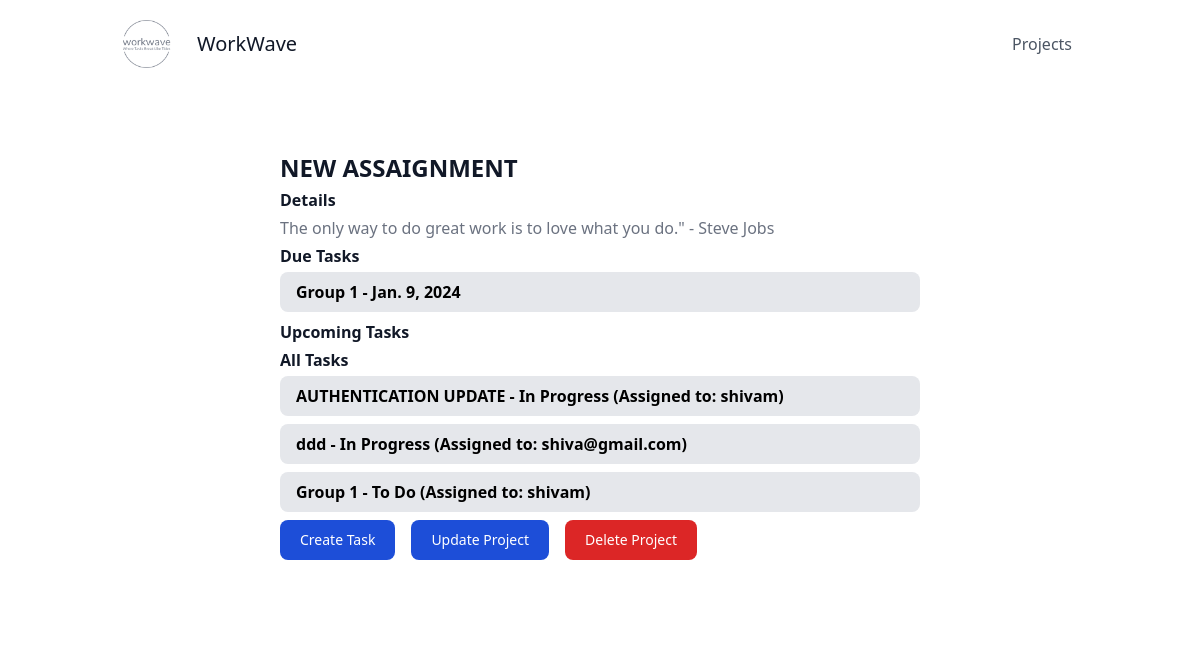
Page /accounts/projects/2/ on the committed database.
### tasks/models.py (models this page shows, shortened)
class Project(models.Model):
    name = models.CharField(max_length=255)
    description = models.TextField()
    start_date = models.DateField()
    end_date = models.DateField()
    owner = models.ForeignKey(User, on_delete=models.SET_NULL, null=True, blank=True)
    class Meta:
        app_label = 'tasks'  # Add this line

class Task(models.Model):
    STATUS_CHOICES = [
        ('To Do', 'To Do'),
        ('In Progress', 'In Progress'),
        ('Completed', 'Completed'),
    ]
    PRIORITY_CHOICES = [
        ('Low', 'Low'),
        ('Medium', 'Medium'),
        ('High', 'High'),
    ]
    name = models.CharField(max_length=255)
    description = models.TextField()
    due_date = models.DateField()
    status = models.CharField(max_length=20, choices=STATUS_CHOICES, default='To Do')
    priority = models.CharField(max_length=20, choices=PRIORITY_CHOICES, default='Low')
    estimated_hours = models.DecimalField(max_digits=5, decimal_places=2, default=0.0)
    project = models.ForeignKey('Project', on_delete=models.CASCADE, related_name='tasks')
    assigned_to = models.ForeignKey(User, on_delete=models.CASCADE, blank=True, null=True)
    comments = models.ManyToManyField('TaskComment', related_name='comments', blank=True)
    dependencies = models.ManyToManyField('self', symmetrical=False, blank=True)
    time_spent = models.DurationField(default=timedelta())
    category = models.ForeignKey('TaskCategory', on_delete=models.SET_NULL, null=True, blank=True)
    class Meta:
        app_label = 'tasks'

### tasks/views.py (the view)
# urls.py: path('projects/<int:project_id>/', project_detail, name='project_detail'),
def project_detail(request, project_id):
    project = get_object_or_404(Project, id=project_id)
    tasks = Task.objects.filter(project=project)
    due_tasks = tasks.filter(due_date__lte=timezone.now(), status='To Do')
    upcoming_tasks = tasks.filter(due_date__gt=timezone.now(), status='To Do')
    status_filter = request.GET.get('status')
    priority_filter = request.GET.get('priority')
    category_filter = request.GET.get('category')
    order_by = request.GET.get('order_by', '-due_date')
    if status_filter:
        tasks = tasks.filter(status=status_filter)
    if priority_filter:
        tasks = tasks.filter(priority=priority_filter)
    if category_filter:
        tasks = tasks.filter(category=category_filter)
    tasks = tasks.order_by(order_by)
    categories = TaskCategory.objects.all()
    return render(request, 'tasks/project_detail.html', {
        'project': project,
        'tasks': tasks,
        'due_tasks': due_tasks,
        'upcoming_tasks': upcoming_tasks,
        'categories': categories,
    })

### tasks/templates/tasks/project_detail.html (shortened to what this page needs)
{% extends 'base.html' %}  {% block content %}
<section class="bg-white">
  <div class="py-8 px-4 mx-auto max-w-2xl lg:py-16">
    <h2
      class="mb-2 text-xl font-semibold leading-none text-gray-900 md:text-2xl"
    >
      {{ project.name }}
    </h2>
    <dl>
      <dt class="mb-2 font-semibold leading-none text-gray-900">Details</dt>
      <dd class="font-light text-gray-500 sm:mb-2">
        {{ project.description }}
      </dd>
    </dl>
    <dl class="mb-3">
      <dt class="mb-2 font-semibold leading-none text-gray-900">Due Tasks</dt>
      <ul class="list-group">
        {% for task in due_tasks %}
        <li class="flex w-full bg-gray-200 py-2 px-4 rounded-lg font-semibold">
          {{ task.name }} - {{ task.due_date }}
        </li>
        {% endfor %}
      </ul>
    </dl>
    <dl class="mb-3">
      <dt class="mb-2 font-semibold leading-none text-gray-900">
        Upcoming Tasks
      </dt>
    </dl>
    <dl>
      <dt class="mb-2 font-semibold leading-none text-gray-900">All Tasks</dt>
      <ul class="space-y-2">
        {% for task in tasks %}
        <li class="flex w-full bg-gray-200 py-2 px-4 rounded-lg font-semibold">
          {{ task.name }} - {{ task.status }} {% if task.assigned_to %}
          (Assigned to: {{ task.assigned_to.username }}) {% endif %}
        </li>
        {% endfor %}
      </ul>
    </dl>
    <div class="flex items-center space-x-4 mt-2">
      <a
        href="{% url 'create_task' project.id %}"
        class="text-white inline-flex items-center bg-blue-700 hover:bg-blue-800 focus:ring-4 focus:outline-none focus:ring-blue-300 font-medium rounded-lg text-sm px-5 py-2.5 text-center"
      >
        Create Task
      </a>
      <a
        href="{% url 'project_update' project.id %}"
        class="text-white inline-flex items-center bg-blue-700 hover:bg-blue-800 focus:ring-4 focus:outline-none focus:ring-blue-300 font-medium rounded-lg text-sm px-5 py-2.5 text-center"
      >
        Update Project
      </a>
      <a
        href="{% url 'project_delete' project.id %}"
        class="inline-flex items-center text-white bg-red-600 hover:bg-red-700 focus:ring-4 focus:outline-none focus:ring-red-300 font-medium rounded-lg text-sm px-5 py-2.5 text-center"
      >
        Delete Project
      </a>
    </div>
  </div>
</section>
{% endblock %}

### tasks/templates/base.html (shortened to what this page needs)
<!DOCTYPE html>
<html lang="en">
  <head>
    <script src="https://cdn.tailwindcss.com"></script>
  </head>
  <body>
    {% include 'navbar.html' %}
    <div class="container-fluid">{% block content %} {% endblock %}</div>
  </body>
</html>

### tasks/templates/navbar.html (shortened to what this page needs)
<header class="text-gray-600 body-font">
  <div
    class="container mx-auto flex flex-wrap p-5 flex-col md:flex-row items-center"
  >
    <a
      href="{% url 'project_list' %}"
      class="flex title-font font-medium items-center text-gray-900 mb-4 md:mb-0"
    >
      <img
        alt=""
        class="h-12"
      />
      <span class="ml-3 text-xl">WorkWave</span>
    </a>
    <nav
      class="md:ml-auto flex flex-wrap items-center text-base justify-center"
    >
      <a class="mr-5 hover:text-gray-900" href="{% url 'project_list' %}"
        >Projects</a
      >
    </nav>
  </div>
</header>

### rows in the picture
Project: name "NEW ASSAIGNMENT", description "The only way to do great work is to love what you do.\" - Steve Jobs"
Task: name "Group 1", due_date "Jan. 9, 2024", status "To Do", assigned_to.username "shivam"
Task: name "AUTHENTICATION UPDATE", status "In Progress", assigned_to.username "shivam"
Task: name "ddd", status "In Progress", assigned_to.username "shiva@gmail.com"
